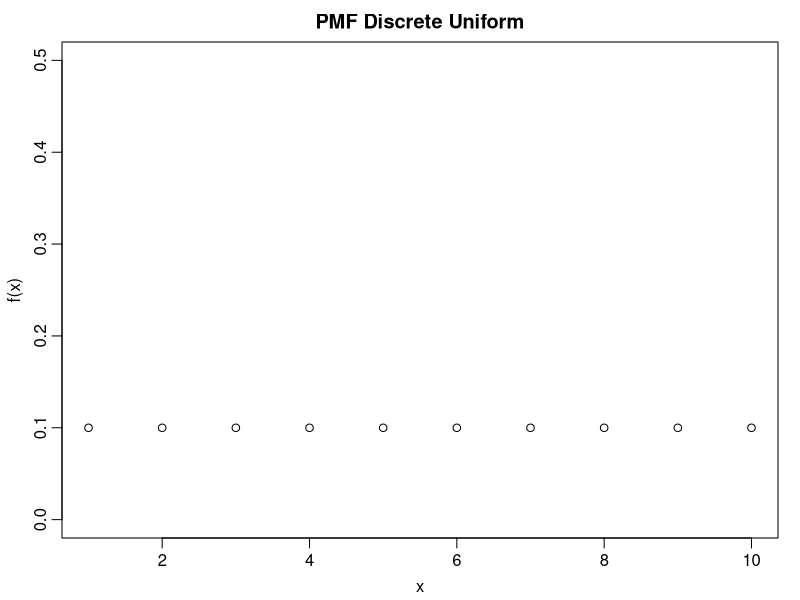
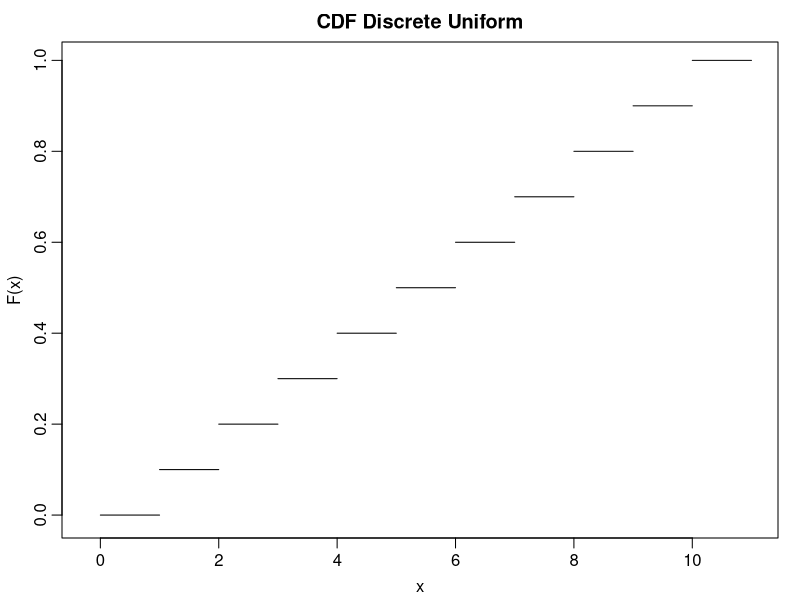
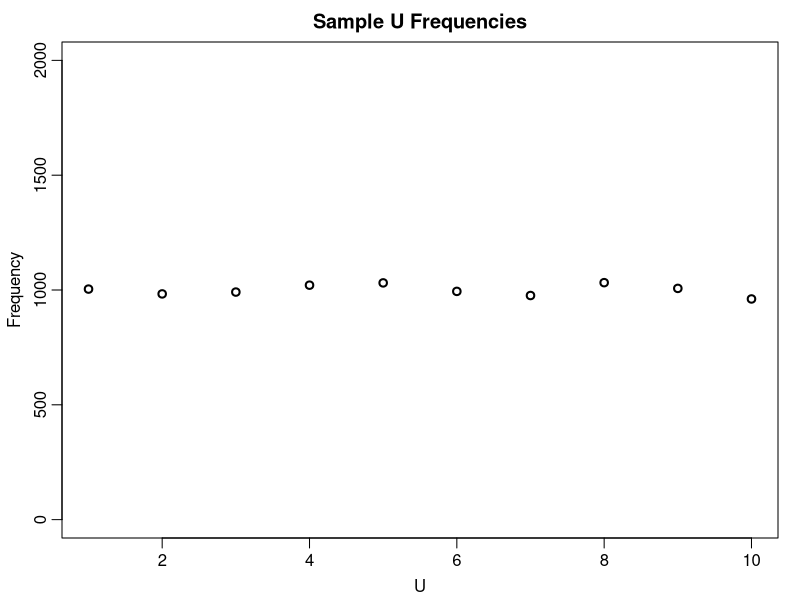
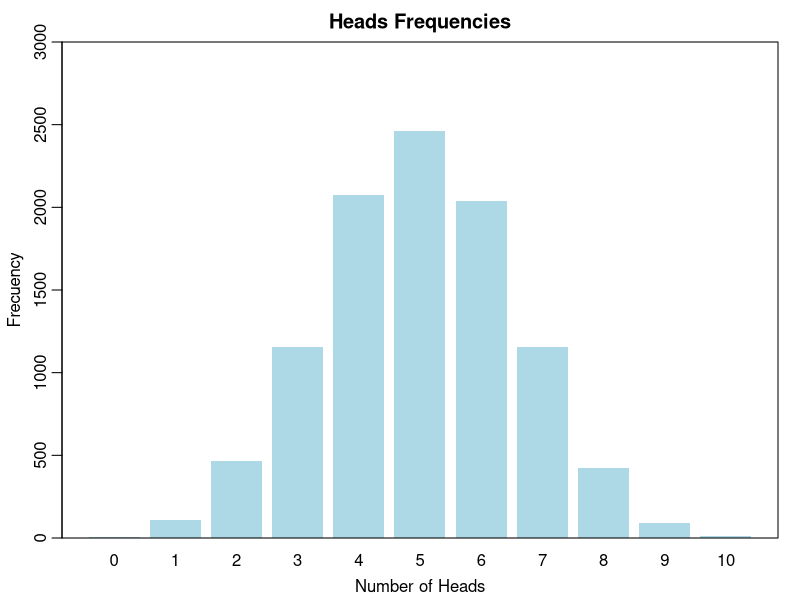
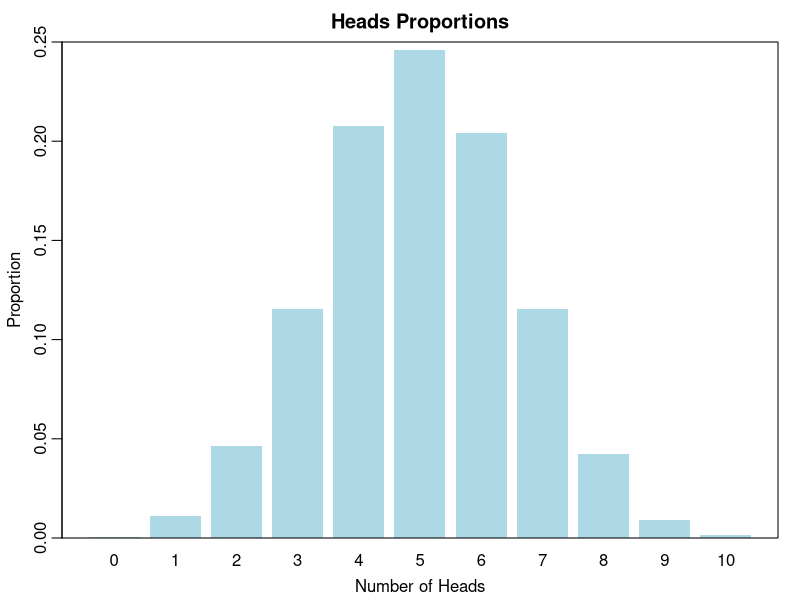
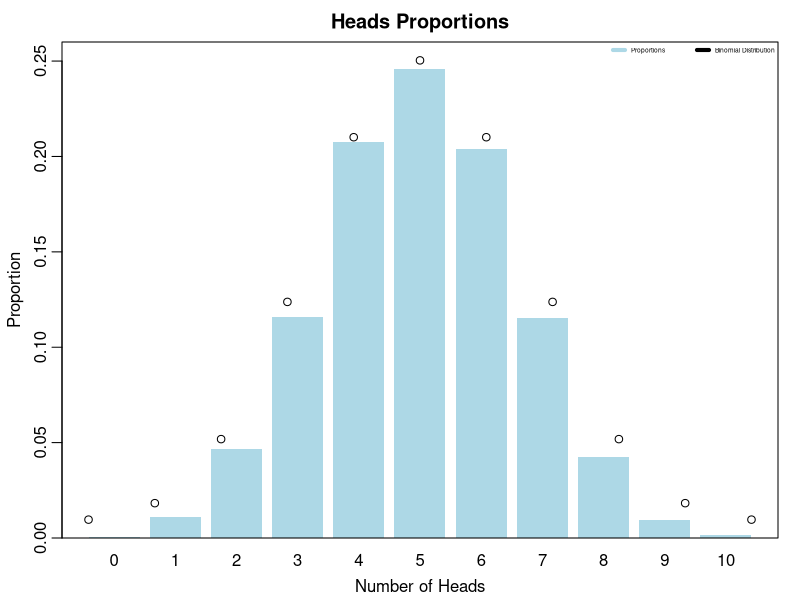
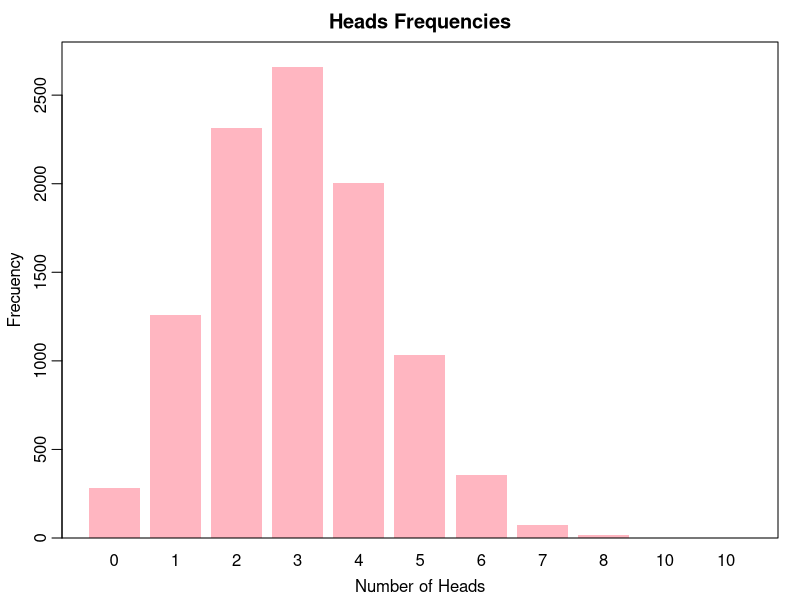
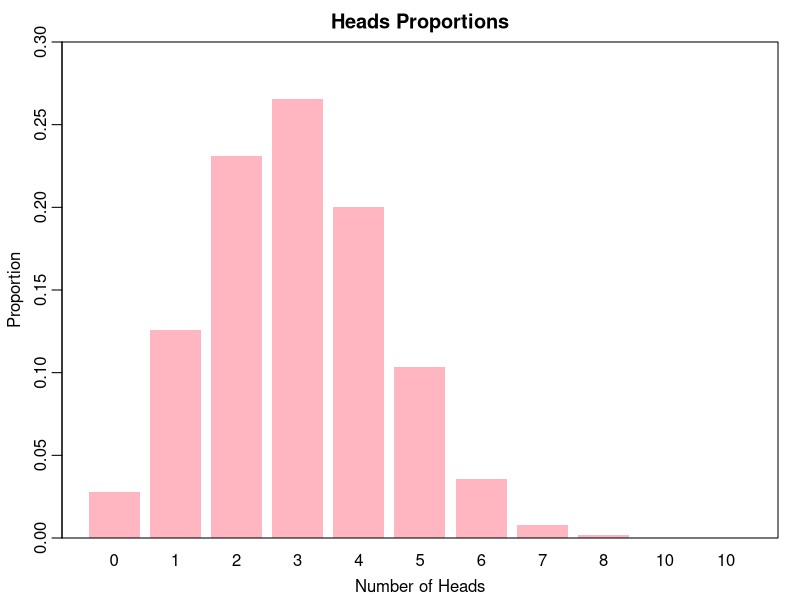

Generate these figures, in order, with R:
# Introduction to Probability Distributions in R

  # Discrete Uniform Distribution

    # Probability Mass Function 
x <- 1:10 # grid of values
fx <- dunif(x, min=0, max=10) # uniform density function; (x-axis values, lower limit, upper limit)
fx
par(mgp=c(1.9,0.6,0),mar=c(3,3,2,1)+0.1) # modifying space between axis/ticks labels
plot(fx, main = "PMF Discrete Uniform", xlab = "x", ylab = "f(x)", ylim = c(0, 0.5))

    # Cumulative Distribution Function
x <- 0:11 # grid of values
n <- length(x)
fx <- punif(x, min=0, max=10) # continuous uniform distribution (x-axis values, lower limit, upper limit)
fx
plot(x = NA, y = NA, pch = NA, xlim = c(-0.2, 11.0), ylim = c(-0.01, 1), main = "CDF Discrete Uniform", xlab = "x", ylab = "F(x)") 
for(i in 1:(n)) points(x=x[i+0:1], y=fx[c(i,i)], type="l")

  # sample Function

help("sample")

  # Sample takes a sample of the specified size from the elements of x using either with or without replacement

# sample(x, size, replace = FALSE, prob = NULL) 

  # Parameters

    # x -- either a vector of one or more elements from which to choose, or a positive integer.

    # n -- a positive number, number of items to choose from.

    # size -- a non negative integer giving the number of items to choose.

    # replace -- should sample be with replacement?

    # prob -- a vector of probability weights for obtaining the elements of the vector being sampled.

  # Using the sample function simulate a sample of size 10,000 from the distribution U(1,...,10). Fix the seed to 13, show results in a frequency table, and calculate the mean and variance.

set.seed(13)
U <- 1:10 # distribution of X
results_simulation <- sample(U, 10000, replace=TRUE) # parameters - vector of one or more elements from which to choose; sample size 10; replacement TRUE (i.e. probabilities won't change between picks)
results_table <- table(results_simulation) # show up results in a table
mean <- mean(results_simulation) # mean 
variance <- var(results_simulation) # variance 
standard_deviation <- sd(results_simulation) # standard deviation

# Results
print(results_table) 
print(mean)
cat(variance, standard_deviation)

plot(results_table , main = "Sample U Frequencies", xlab = "U", ylab = "Frequency", ylim = c(0, 2000), type = 'p', xaxt = "n", yaxt = "n")
# specifying the range and labels of tick marks
axis(1, at = c(2, 4, 6, 8, 10))
axis(2, at = c(0, 500, 1000, 1500, 2000))

  # Using the sample function simulate 10 flips of a coin and count the number of tails. Repeat this process 10^4 times and show the first results. Plot the frequencies and proportions of the number of tails obtained in all the experiments. 

V <- c('H', 'T') # possible values of x
Results <- sample(V, 10, replace = TRUE) # parameters - vector of one or more elements from which to choose; sample size 10; replacement TRUE (i.e. probabilities won't change between picks)
print(Results) # number of heads and tails obtained
print(table(Results)) # summary of the experiment (# Heads, # Tails)
print(table(Results)[1]) # number of heads obtained

a <- 0
fqns <- c() # empty vector to store frequencies
for (i in 1:10000) { # loop for repeat the experiment 10^4 times
  Results <- sample(V, 10, replace = TRUE)
  Heads <- table(Results)
  if (a < 3) { # print out the first 3 results
    print(Heads)  # number of Heads and Tails obtained
    print(Heads[1]) # number of Heads obtained
  }
  a <- a + 1
  if (Heads[1] == 10 && Results[1] == 'T'){
    Heads[1] <- 0 
  }
  fqns <- append(fqns, Heads[1]) # update frequencies vector with the number of Heads obtained
}

Frequencies <- table(fqns) # save frequencies in a table
df <- as.data.frame(Frequencies) # convert table to data frame
print(df) 

# Bar plot of Heads Frequencies
barplot(df$Freq, main = "Heads Frequencies", xlab = "Number of Heads", ylab = "Frecuency", ylim = c(0, 3000), names.arg = df$fqns, col="lightblue", border = NA)
box()

# Bar plot of Head proportions
N <- sum(df$Freq) # N = 10,000
df$Freq <- as.numeric(as.character(df$Freq)) / N
p <- sum(df$Freq) # p = 1
barplot(df$Freq, main = "Heads Proportions", xlab = "Number of Heads", ylab = "Proportion", ylim = c(0, 0.25), names.arg = df$fqns, col="lightblue", border = NA)
box()

  # Using the dbinom function plot the probability mass function of a variable with distribution B(10,0.5) over the proportions plot did before.

# Bar plot of Head proportions and binomial probability mass function
Values <- c(0:10)
barplot(df$Freq, main = "Heads Proportions", xlab = "Number of Heads", ylab = "Proportion", ylim = c(0, 0.26), names.arg = df$fqns, col="lightblue", border = NA)
par(new=TRUE)
plot(0:10, dbinom(Values, size = 10, prob = 0.5), xlab = NA, ylab = NA, xaxt = 'n', yaxt = 'n', type = 'p')
legend('topright', legend = c('Proportions', 'Binomial Distribution'), col = c('lightblue', 'black'), lwd = 4, cex = 0.4, horiz = TRUE, bty = "n")

  # Repeat the process with a coin having a probability of 0.3 of getting Heads.

V <- c('H', 'H', 'H', 'T', 'T', 'T', 'T', 'T', 'T', 'T') # probability of getting Heads 0.3
Results <- sample(V, 10, replace = TRUE)  # parameters - vector of one or more elements from which to choose; sample size 10; replacement TRUE (i.e. probabilities won't change between picks)
print(Results) # number of heads and tails obtained
print(table(Results)) # summary of the experiment (# Heads, # Tails)
print(table(Results)[1]) # number of heads obtained

a <- 0
fqns <- c() # empty vector to store frequencies
for (i in 1:10000) { # loop for repeat the experiment 10^4 times
  Results <- sample(V, 10, replace = TRUE)
  Heads <- table(Results)
  if (a < 3) { # print out the first 3 results
    print(Heads) # number of Heads and Tails obtained
    print(Heads[1]) # number of Heads obtained
  }
  a <- a + 1
  if (Heads[1] == 10 && Results[1] == 'T'){
    Heads[1] <- 0 
  }
  fqns <- append(fqns, Heads[1]) # update frequencies vector with the number of Heads obtained
}

Frequencies <- table(fqns) # save frequencies in a table
df <- as.data.frame(Frequencies) # convert table to data frame
df$fqns <- as.character(df$fqns)
row <- c(10, 0)
df <- rbind(row, df)
df <- df[c(2:11,1:1),]
print(df) 

# Bar plot of Heads Frequencies
barplot(df$Freq, main = "Heads Frequencies", xlab = "Number of Heads", ylab = "Frecuency", ylim = c(0, 2800), names.arg = df$fqns, col = "lightpink", border = NA)
box()

N <- sum(df$Freq) # N = 10,000
df$Freq <- as.numeric(as.character(df$Freq)) / N
p <- sum(df$Freq) # p = 1

# Bar plot of Head proportions
barplot(df$Freq, main = "Heads Proportions", xlab = "Number of Heads", ylab = "Proportion", ylim = c(0, 0.3), names.arg = df$fqns, col = "lightpink", border = NA)
box()

# Bar plot of Head proportions and binomial probability mass function
Values <- c(0:10)
barplot(df$Freq, main = "Heads Proportions", xlab = "Number of Heads", ylab = "Proportion", ylim = c(0, 0.3), names.arg = df$fqns, col = "lightpink", border = NA)
par(new=TRUE)
plot(0:10, dbinom(Values, size = 10, prob = 0.3), xlab = NA, ylab = NA, xaxt = 'n', yaxt = 'n', type = 'p')
legend('topright', legend = c('Proportions', 'Binomial Distribution'), col = c('lightpink', 'black'), lwd = 5, cex = 0.5, horiz = TRUE, bty = "n")

  # An urn contains 46 gray marbles and 49 white marbles. Using the sample function, simulate the drawn without replacement of 20 of these marbles and count the number of gray marbles obtained. Repeat the experiment 10,000 times and plot the frequencies of gray marbles obtained in every experiment. What's the probability of obtain 5 grey marbles when draw 20 marbles? Plot the proportion of grey marbles obtained in the experiments and over this plot show the Hypergeometric Distribution.

U <- c('Gr', 'Gr', 'Gr', 'Gr', 'Gr', 'Gr', 'Gr', 'Gr', 'Gr', 'Gr',
       'Gr', 'Gr', 'Gr', 'Gr', 'Gr', 'Gr', 'Gr', 'Gr', 'Gr', 'Gr',
       'Gr', 'Gr', 'Gr', 'Gr', 'Gr', 'Gr', 'Gr', 'Gr', 'Gr', 'Gr',
       'Gr', 'Gr', 'Gr', 'Gr', 'Gr', 'Gr', 'Gr', 'Gr', 'Gr', 'Gr',
       'Gr', 'Gr', 'Gr', 'Gr', 'Gr', 'Gr', 'Wh', 'Wh', 'Wh', 'Wh', 
       'Wh', 'Wh', 'Wh', 'Wh', 'Wh', 'Wh', 'Wh', 'Wh', 'Wh', 'Wh',
       'Wh', 'Wh', 'Wh', 'Wh', 'Wh', 'Wh', 'Wh', 'Wh', 'Wh', 'Wh',
       'Wh', 'Wh', 'Wh', 'Wh', 'Wh', 'Wh', 'Wh', 'Wh', 'Wh', 'Wh',
       'Wh', 'Wh', 'Wh', 'Wh', 'Wh', 'Wh', 'Wh', 'Wh', 'Wh', 'Wh',
       'Wh', 'Wh', 'Wh', 'Wh', 'Wh') # 46 grey marbles; 49 white marbles

Results <- sample(U, 20, replace = FALSE)  # parameters - vector of one or more elements from which to choose; sample size 20; replacement FALSE (i.e. probabilities will change between picks)
print(Results) # number of heads and tails obtained

fqns <- c() # empty vector to store frequencies
for (i in 1:10000) { # loop for repeat the experiment 10^4 times
  Results <- sample(U, 20, replace = FALSE)
  GMarbles <- table(Results)
  if (GMarbles[1] == 20 && Results[1] == 'Wh'){
    GMarbles[1] <- 0 
  }
  fqns <- append(fqns, GMarbles[1]) # update frequencies vector with the number of grey marbles obtained
}

Frequencies <- table(fqns) # save frequencies in a table
df <- as.data.frame(Frequencies) # convert table to data frame
print(df) 

# Bar plot of Grey Marbles Frequencies
barplot(df$Freq, main = "Grey Marbles Frequencies", xlab = "Number of Grey Marbles", ylab = "Frecuency", ylim = c(0, 2100), names.arg = df$fqns)
box()

  # dhyper Function

help("Hypergeometric")  

  # Density function for the hypergeometric distribution.

# dhyper(x, m, n, k, log = FALSE)

  # Parameters

    # x -- vector of quantiles representing the number of grey balls drawn without replacement from an urn which contains both grey and white balls.

    # m -- the number of grey balls in the urn.

    # n -- the number of white balls in the urn.

    # k -- the number of balls drawn from the urn.

# What's the probability of getting 5 grey marbles in 20 draws?
print((dhyper(5, 46, 49, 20))) # parameters - vector representing the number of grey marbles drawn without replacement; number of grey marbles; number of white marbles; number of marbles drawn from the urn

# Bar plot of Grey Marbles proportions and hypergeometric probability mass function
print((dhyper(c(0:20), 46, 49, 20)))
N <- sum(df$Freq) # N = 10,000
df$Freq <- as.numeric(as.character(df$Freq)) / N
p <- sum(df$Freq) # p = 1
barplot(df$Freq, main = "Grey Marbles Proportions", xlab = "Number of Grey Marbles", ylab = "Proportion", ylim = c(0, 0.21), names.arg = df$fqns)
par(new=TRUE)
plot((dhyper(c(0:20), 46, 49, 20)), xlab = NA, ylab = NA, xaxt = 'n', yaxt = 'n', type = 'p')
legend('topright', legend = c('Proportions', 'Hypergeometric Distribution'), col = c('darkgray', 'black'), lwd = 5, cex = 0.4, horiz = TRUE, bty = "n")

  